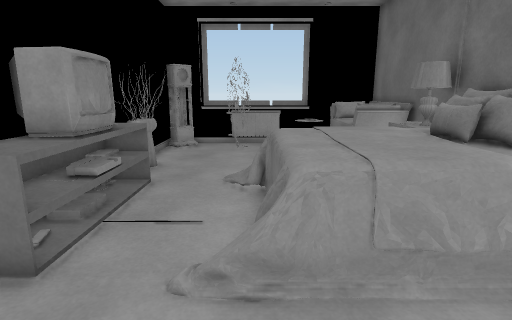
[1] (above)

12 first-person views from a walk through a 3-D level made in the Unity game engine. The camera is 1.52 m above the floor, tilts 12° down and sees 80° across. The floor is counted in squares, 0.58 m on a side. Each view is taken from the middle of a square. On the plan, view 1 faces up. The plan holds only what a view shows up to about 20 squares ahead; the rest is blank. The place goes on beyond the plan. The player character is not drawn.

[2]
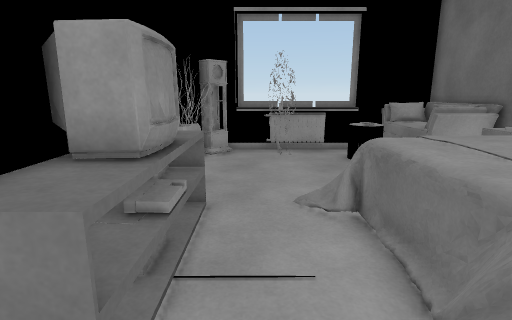

[3]
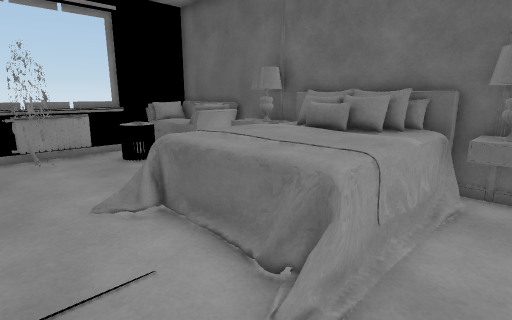

[4]
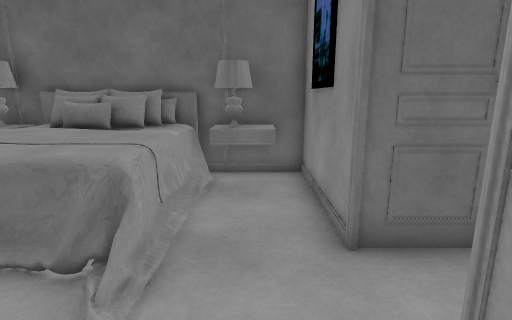

[5]
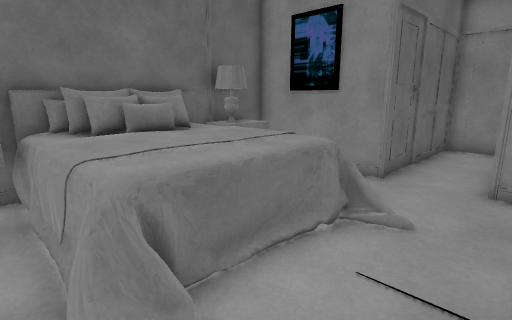

[6]
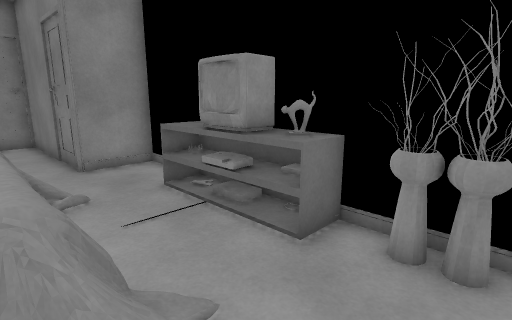

[7]
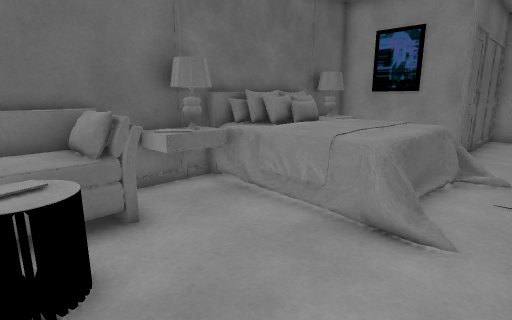

[8]
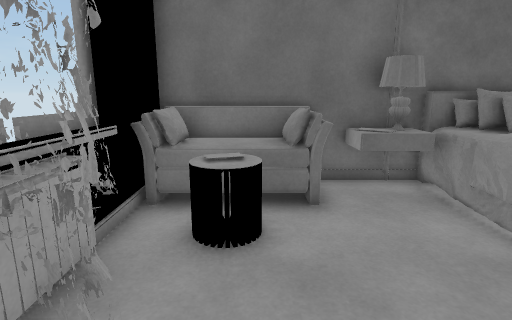

[9]
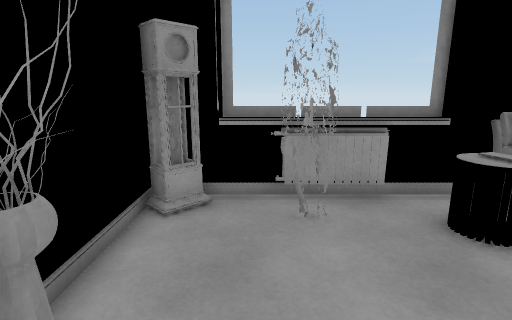

[10]
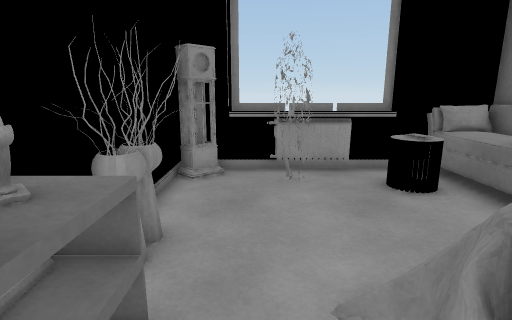

[11]
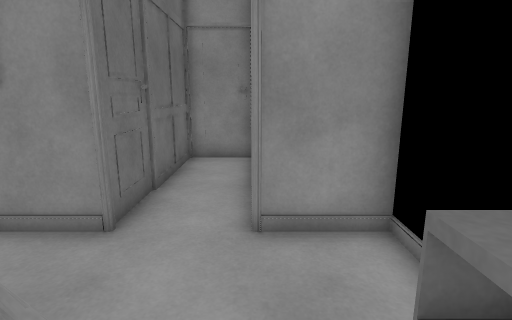

[12]
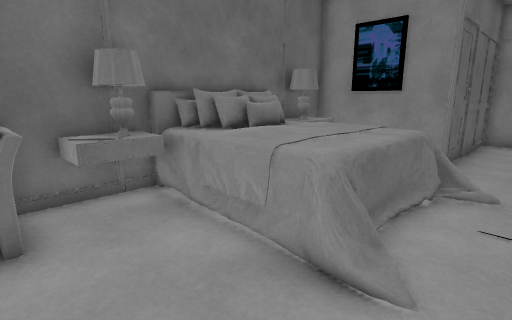

### Floor plan
Key: @ floor where view 1 was taken; # wall or solid block; . floor; O other object.
Columns run from 5 left of view 1 to 6 right of it. Each row starts with its distance up from view 1.
 17 ############
 16 ##O #OO  OOO
 15 # ..##.OOOOO
 14 #......OOOOO
 13 #........OOO
 12 #O.......OOO
 11 #OO.......OO
 10 #O........OO
  9 #OO..OOOOOOO
  8 #OO..OOOOOOO
  7 #OO..OOOOOOO
  6 #OO..OOOOOOO
  5 #OO..OOOOOOO
  4 #OO..OOOOOOO
  3  .........OO
  2  .........OO
  1 #........ O#
  0 ###O.@######
 -1    O..#
 -2    O..#
 -3    O..O
 -4    O..O
 -5    O..#
 -6    O..O
 -7    ####

Where each view was taken, in squares from view 1:
view 1: 0 up, 0 right, facing up
view 2: 2 up, 2 left, facing up
view 3: 2 up, 3 left, facing up-right
view 4: 2 up, 4 left, facing right
view 5: 10 up, 3 left, facing down-right
view 6: 12 up, 1 right, facing down-left
view 7: 15 up, 2 left, facing down-right
view 8: 14 up, 3 left, facing right
view 9: 9 up, 2 left, facing up
view 10: 6 up, 2 left, facing up
view 11: 6 up, 2 left, facing down
view 12: 13 up, 2 left, facing down-right
